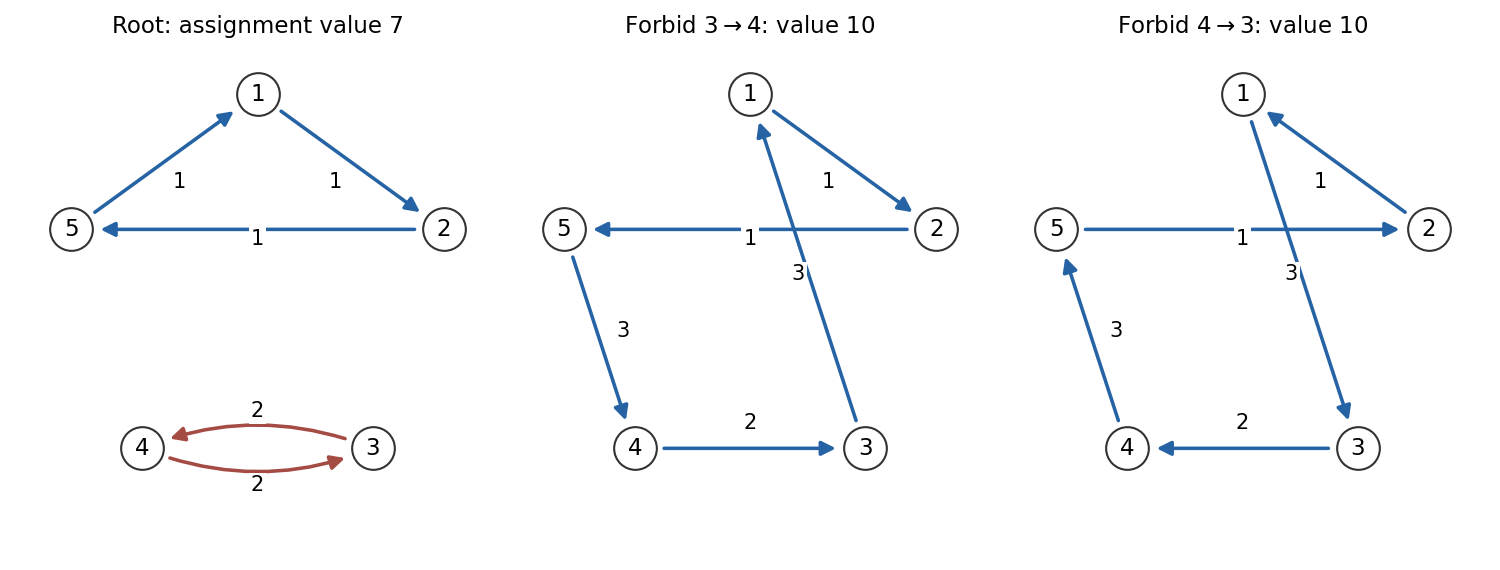

Generate this figure with Python:
"""Original directed assignment/tour drawings. Python 3.14 / repository plotting packages."""
from pathlib import Path
import matplotlib
matplotlib.use("Agg")
import matplotlib.pyplot as plt
from matplotlib.patches import FancyArrowPatch
import numpy as np

ANGLES = np.pi/2 - np.arange(5)*2*np.pi/5
POSITIONS = {i+1: (np.cos(a), np.sin(a)) for i, a in enumerate(ANGLES)}
COST = [[0, 1, 3, 3, 1], [1, 0, 3, 3, 1], [3, 3, 0, 2, 3],
        [3, 3, 2, 0, 3], [1, 1, 3, 3, 0]]


def draw(ax, arcs, title, curved=False):
    for i, j in arcs:
        a, b = np.array(POSITIONS[i]), np.array(POSITIONS[j])
        curve = .20 if curved and {i, j} == {3, 4} else 0
        color = "#a44b43" if curved and {i, j} == {3, 4} else "#2563a5"
        arrow = FancyArrowPatch(a, b, arrowstyle="-|>", mutation_scale=14, lw=1.7,
                                color=color, shrinkA=14, shrinkB=14,
                                connectionstyle=f"arc3,rad={curve}")
        ax.add_patch(arrow)
        mid = (a+b)/2
        if curve:
            normal = np.array([b[1]-a[1], a[0]-b[0]])
            mid += .16*normal
        else:
            mid *= .84
        ax.text(*mid, str(COST[i-1][j-1]), ha="center", va="center", fontsize=10,
                bbox={"facecolor": "white", "edgecolor": "none", "pad": 1.0})
    for v, xy in POSITIONS.items():
        ax.scatter(*xy, s=420, facecolor="white", edgecolor="#333333", zorder=3)
        ax.text(*xy, str(v), ha="center", va="center", fontsize=11, zorder=4)
    ax.set_title(title, fontsize=11)
    ax.set(xlim=(-1.2, 1.2), ylim=(-1.2, 1.25), aspect="equal", facecolor="white")
    ax.axis("off")


def cycle(order):
    return list(zip(order, order[1:]+order[:1]))


def main():
    fig, axes = plt.subplots(1, 3, figsize=(10, 3.8), facecolor="white")
    draw(axes[0], cycle([1, 2, 5])+cycle([3, 4]), "Root: assignment value 7", True)
    draw(axes[1], cycle([1, 2, 5, 4, 3]), r"Forbid $3\to4$: value 10")
    draw(axes[2], cycle([1, 3, 4, 5, 2]), r"Forbid $4\to3$: value 10")
    fig.tight_layout()
    fig.savefig(Path.cwd() / "2011-assignment-branching.png", dpi=150, facecolor="white")
    plt.close(fig)


if __name__ == "__main__":
    main()
